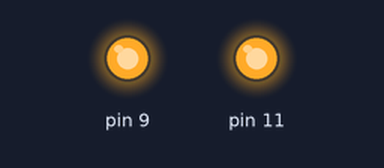
Bench run of a sketch on a simulated Arduino Uno, built with avr-gcc and run on an emulated ATmega328P. On the bench: output pins drawn as LEDs (lit = HIGH).

Above: at 0.1 s.
At 5.1 s:
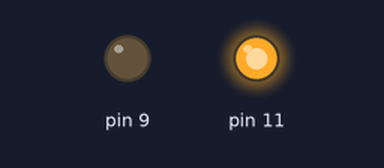
At 8.1 s:
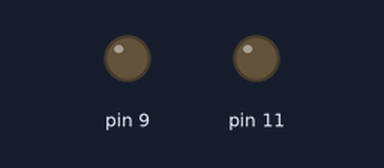
Timing chart, 0 to 9.6 s (numbered marks = the images above):
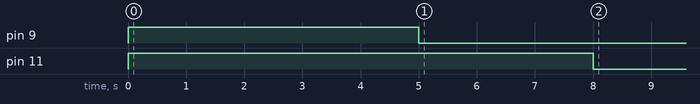

The sketch:

led-blue-red.ino
```cpp
void setup() {
pinMode(9, OUTPUT);
pinMode(11, OUTPUT);
Serial.begin(115200);
digitalWrite(9, HIGH);
digitalWrite(11, HIGH);
delay(5000);
digitalWrite(9, LOW);
delay(3000);
digitalWrite(11, LOW);
}
void loop() {
}
```
